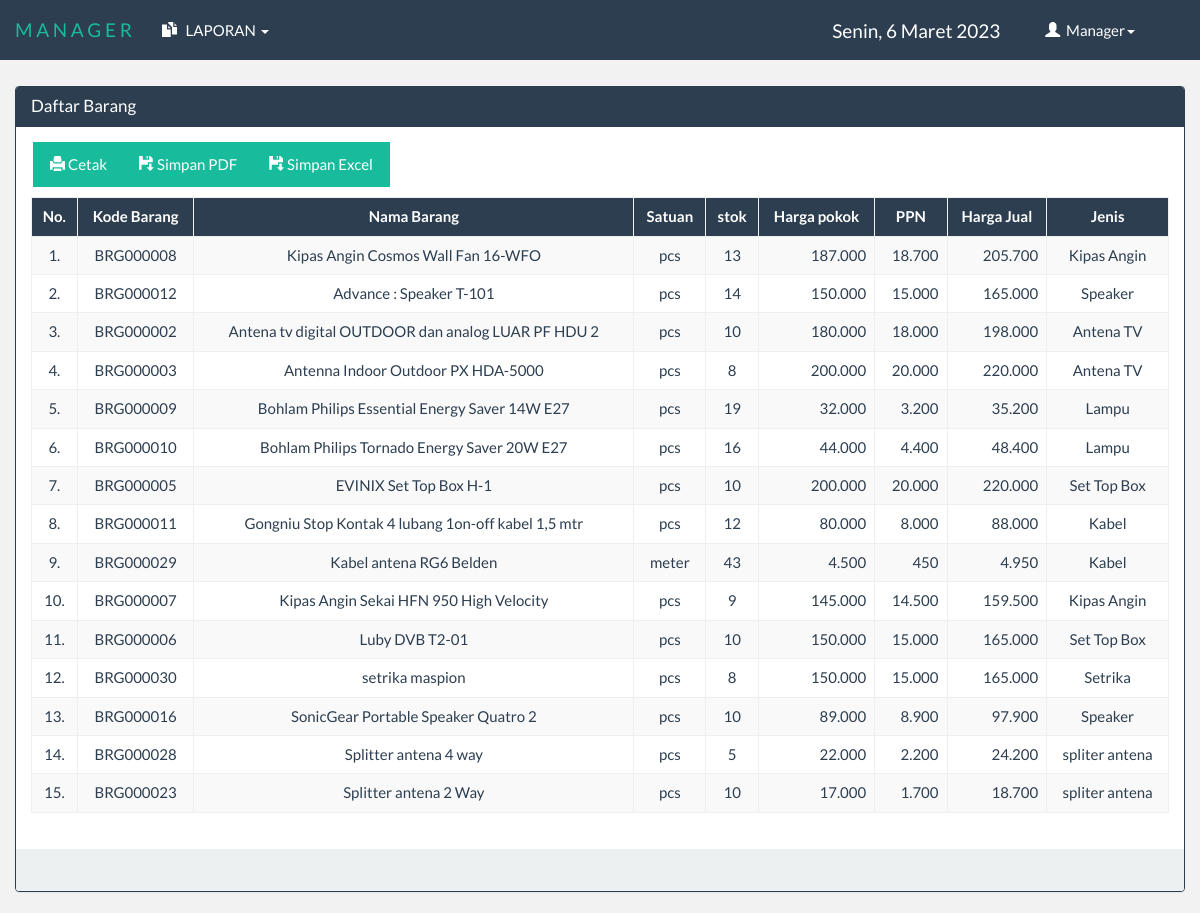
The page /manager/index.php?menu=lapbarang (signed in) on the database its author committed.
### tables this page shows
CREATE TABLE `tbl_barang` (
  `kd_barang` varchar(9) NOT NULL,
  `nama_barang` varchar(50) NOT NULL,
  `id_jenis` int(11) NOT NULL,
  `satuan` varchar(25) NOT NULL,
  `stok` int(11) NOT NULL,
  `harga_pokok` int(11) NOT NULL,
  `ppn` int(11) NOT NULL,
  `harga_jual` int(11) NOT NULL
);

### library/fungsi.php (called while the page is built, shortened)
<?php
	class oop{
		function tampil($table,$cari,$urut){
			$sql="SELECT * FROM $table $cari $urut";
			$tampil=mysql_query($sql);
			while($data=mysql_fetch_array($tampil))
				$isi[]=$data;
			return @$isi;
		}
	}
?>

### laporan/laporan_barang.php (the view, shortened to what this page needs)
<?php
	@$table = "qw_barang";
?>
<!DOCTYPE html>
<html>
<head>
</head>
<body>
<br><br><br><br>
<div class="container">
	<div class="row">
		<div class="panel panel-primary">
			<div class="panel-heading" style="height:40px;">
				<h3 class="panel-title pull-left">Daftar Barang </h3>
			</div>
			<div class="panel-body">
				<div class="col-md-12" style="margin-bottom:10px;">
					<div class="col-md-4" style="margin-left:-27px;">
						<div class="input-group">
							<div class="input-group-btn">
								<a href="../laporan/cetak_barang.php" target="_blank" class="btn btn-success"><div class="glyphicon glyphicon-print"></div>&nbsp;Cetak</a>
								<a href="../laporan/cetak_pdf.php?menu=barang" target="_blank" class="btn btn-success"><div class="glyphicon glyphicon-floppy-save"></div>&nbsp;Simpan PDF</a>
								<a href="../laporan/cetak_excelbarang.php" target="_blank" class="btn btn-success"><div class="glyphicon glyphicon-floppy-save"></div>&nbsp;Simpan Excel</a>
							</div>
						</div>
					</div>
				</div>
				<table class="table table-bordered table-hover table-striped">
					<thead>
						<tr id="pri">
							<th><center>No.</center></th>
			       			<th><center>Kode Barang</center></th>
			       			<th><center>Nama Barang</center></th>
			       			<th><center>Satuan</center></th>
			       			<th><center>stok</center></th>
			       			<th><center>Harga pokok</center></th>
			       			<th><center>PPN</center></th>
			       			<th><center>Harga Jual</center></th>
			       			<th><center>Jenis</center></th>
						</tr>
					</thead>
					<tbody>
						<?php
							$sql = $aksi->tampil($table,"","ORDER BY nama_barang ASC");
							@$no = 0;
							if ($sql =="") {
								echo "<tr><td align='center' colspan='9'>Data Tidak Ada</td></tr>";
							}else{
								foreach ($sql as $data) {
									$no++;
						?>
							<tr>
								<td align="center"><?php echo @$no; ?>.</td>
			                    <td align="center"><?php echo @$data['kd_barang']; ?></td>
			                    <td align="center"><?php echo @$data['nama_barang']; ?></td>
			                    <td align="center"><?php echo @$data['satuan']; ?></td>
			                    <td align="center"><?php echo number_format(@$data['stok'],0,'','.'); ?></td>
			                    <td align="right"><?php echo number_format(@$data['harga_pokok'],0,'','.'); ?></td>
			                    <td align="right"><?php echo number_format(@$data['ppn'],0,'','.'); ?></td>
			                    <td align="right"><?php echo number_format(@$data['harga_jual'],0,'','.'); ?></td>
			                    <td align="center"><?php echo @$data['jenis']; ?></td>
							</tr>
						<?php } } ?>
					</tbody>
				</table>
			</div>
			<div class="panel-footer">&nbsp;</div>
		</div>
	</div>
</div>
</body>
</html>

### css/style.css (style rules this page uses)
#pri { background-color: #2c3e50; color: white; }

### manager/index.php (style rules this page uses)
body { background-color: rgba(0, 0, 0, 0.05); }

### rows shown on the page
tbl_barang: no "1", kd_barang "BRG000008", nama_barang "Kipas Angin Cosmos Wall Fan 16-WFO", satuan "pcs", stok "13", harga_pokok "187.000", ppn "18.700", harga_jual "205.700", jenis "Kipas Angin"
tbl_barang: no "2", kd_barang "BRG000012", nama_barang "Advance : Speaker T-101", satuan "pcs", stok "14", harga_pokok "150.000", ppn "15.000", harga_jual "165.000", jenis "Speaker"
tbl_barang: no "3", kd_barang "BRG000002", nama_barang "Antena tv digital OUTDOOR dan analog LUAR PF HDU 2", satuan "pcs", stok "10", harga_pokok "180.000", ppn "18.000", harga_jual "198.000", jenis "Antena TV"
tbl_barang: no "4", kd_barang "BRG000003", nama_barang "Antenna Indoor Outdoor PX HDA-5000", satuan "pcs", stok "8", harga_pokok "200.000", ppn "20.000", harga_jual "220.000", jenis "Antena TV"
tbl_barang: no "5", kd_barang "BRG000009", nama_barang "Bohlam Philips Essential Energy Saver 14W E27", satuan "pcs", stok "19", harga_pokok "32.000", ppn "3.200", harga_jual "35.200", jenis "Lampu"
tbl_barang: no "6", kd_barang "BRG000010", nama_barang "Bohlam Philips Tornado Energy Saver 20W E27", satuan "pcs", stok "16", harga_pokok "44.000", ppn "4.400", harga_jual "48.400", jenis "Lampu"
tbl_barang: no "7", kd_barang "BRG000005", nama_barang "EVINIX Set Top Box H-1", satuan "pcs", stok "10", harga_pokok "200.000", ppn "20.000", harga_jual "220.000", jenis "Set Top Box"
tbl_barang: no "8", kd_barang "BRG000011", nama_barang "Gongniu Stop Kontak 4 lubang 1on-off kabel 1,5 mtr", satuan "pcs", stok "12", harga_pokok "80.000", ppn "8.000", harga_jual "88.000", jenis "Kabel"
tbl_barang: no "9", kd_barang "BRG000029", nama_barang "Kabel antena RG6 Belden", satuan "meter", stok "43", harga_pokok "4.500", ppn "450", harga_jual "4.950", jenis "Kabel"
tbl_barang: no "10", kd_barang "BRG000007", nama_barang "Kipas Angin Sekai HFN 950 High Velocity", satuan "pcs", stok "9", harga_pokok "145.000", ppn "14.500", harga_jual "159.500", jenis "Kipas Angin"
tbl_barang: no "11", kd_barang "BRG000006", nama_barang "Luby DVB T2-01", satuan "pcs", stok "10", harga_pokok "150.000", ppn "15.000", harga_jual "165.000", jenis "Set Top Box"
tbl_barang: no "12", kd_barang "BRG000030", nama_barang "setrika maspion", satuan "pcs", stok "8", harga_pokok "150.000", ppn "15.000", harga_jual "165.000", jenis "Setrika"
tbl_barang: no "13", kd_barang "BRG000016", nama_barang "SonicGear Portable Speaker Quatro 2", satuan "pcs", stok "10", harga_pokok "89.000", ppn "8.900", harga_jual "97.900", jenis "Speaker"
tbl_barang: no "14", kd_barang "BRG000028", nama_barang "Splitter antena 4 way", satuan "pcs", stok "5", harga_pokok "22.000", ppn "2.200", harga_jual "24.200", jenis "spliter antena"
tbl_barang: no "15", kd_barang "BRG000023", nama_barang "Splitter antena 2 Way", satuan "pcs", stok "10", harga_pokok "17.000", ppn "1.700", harga_jual "18.700", jenis "spliter antena"

### other values the page prints
$_SESSION['nama'] "Manager"
